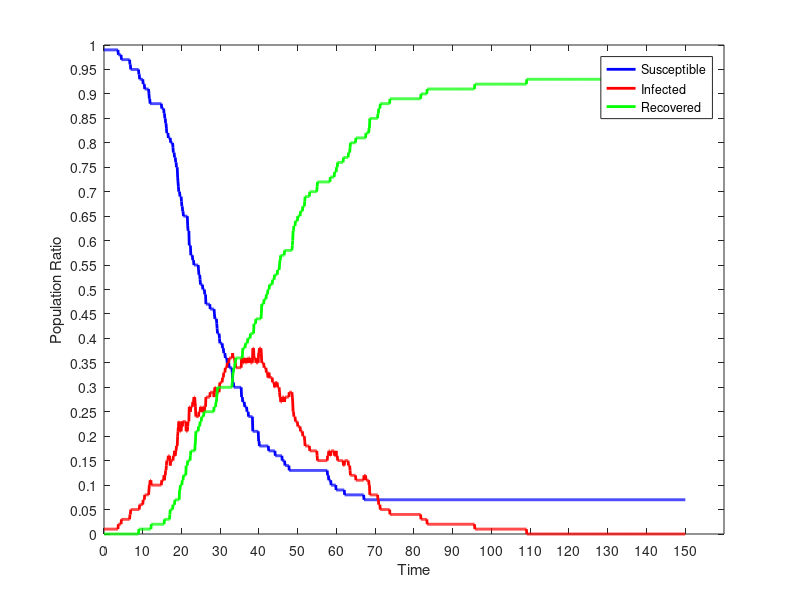

The MATLAB script that drew this image:
dynamics = [
0.00,99.000,1.000,0.000;
0.10,99.000,1.000,0.000;
0.20,99.000,1.000,0.000;
0.30,99.000,1.000,0.000;
0.40,99.000,1.000,0.000;
0.50,99.000,1.000,0.000;
0.60,99.000,1.000,0.000;
0.70,99.000,1.000,0.000;
0.80,99.000,1.000,0.000;
0.90,99.000,1.000,0.000;
1.00,99.000,1.000,0.000;
1.10,99.000,1.000,0.000;
1.20,99.000,1.000,0.000;
1.30,99.000,1.000,0.000;
1.40,99.000,1.000,0.000;
1.50,99.000,1.000,0.000;
1.60,99.000,1.000,0.000;
1.70,99.000,1.000,0.000;
1.80,99.000,1.000,0.000;
1.90,99.000,1.000,0.000;
2.00,99.000,1.000,0.000;
2.10,99.000,1.000,0.000;
2.20,99.000,1.000,0.000;
2.30,99.000,1.000,0.000;
2.40,99.000,1.000,0.000;
2.50,99.000,1.000,0.000;
2.60,99.000,1.000,0.000;
2.70,99.000,1.000,0.000;
2.80,99.000,1.000,0.000;
2.90,99.000,1.000,0.000;
3.00,99.000,1.000,0.000;
3.10,99.000,1.000,0.000;
3.20,99.000,1.000,0.000;
3.30,99.000,1.000,0.000;
3.40,99.000,1.000,0.000;
3.50,99.000,1.000,0.000;
3.60,99.000,1.000,0.000;
3.70,98.000,2.000,0.000;
3.80,98.000,2.000,0.000;
3.90,98.000,2.000,0.000;
4.00,98.000,2.000,0.000;
4.10,98.000,2.000,0.000;
4.20,98.000,2.000,0.000;
4.30,98.000,2.000,0.000;
4.40,98.000,2.000,0.000;
4.50,97.000,3.000,0.000;
4.60,97.000,3.000,0.000;
4.70,97.000,3.000,0.000;
4.80,97.000,3.000,0.000;
4.90,97.000,3.000,0.000;
5.00,97.000,3.000,0.000;
5.10,97.000,3.000,0.000;
5.20,97.000,3.000,0.000;
5.30,97.000,3.000,0.000;
5.40,97.000,3.000,0.000;
5.50,97.000,3.000,0.000;
5.60,97.000,3.000,0.000;
5.70,97.000,3.000,0.000;
5.80,97.000,3.000,0.000;
5.90,97.000,3.000,0.000;
6.00,97.000,3.000,0.000;
6.10,97.000,3.000,0.000;
6.20,97.000,3.000,0.000;
6.30,97.000,3.000,0.000;
6.40,97.000,3.000,0.000;
6.50,97.000,3.000,0.000;
6.60,97.000,3.000,0.000;
6.70,96.000,4.000,0.000;
6.80,96.000,4.000,0.000;
6.90,95.000,5.000,0.000;
7.00,95.000,5.000,0.000;
7.10,95.000,5.000,0.000;
7.20,95.000,5.000,0.000;
7.30,95.000,5.000,0.000;
7.40,95.000,5.000,0.000;
7.50,95.000,5.000,0.000;
7.60,95.000,5.000,0.000;
7.70,95.000,5.000,0.000;
7.80,95.000,5.000,0.000;
7.90,95.000,5.000,0.000;
8.00,95.000,5.000,0.000;
8.10,95.000,5.000,0.000;
8.20,95.000,5.000,0.000;
8.30,95.000,5.000,0.000;
8.40,95.000,5.000,0.000;
8.50,95.000,5.000,0.000;
8.60,95.000,5.000,0.000;
8.70,95.000,5.000,0.000;
8.80,95.000,5.000,0.000;
8.90,95.000,5.000,0.000;
9.00,94.000,5.000,1.000;
9.10,94.000,5.000,1.000;
9.20,93.000,6.000,1.000;
9.30,93.000,6.000,1.000;
9.40,93.000,6.000,1.000;
9.50,93.000,6.000,1.000;
9.60,93.000,6.000,1.000;
9.70,93.000,6.000,1.000;
9.80,93.000,6.000,1.000;
9.90,93.000,6.000,1.000;
10.00,93.000,6.000,1.000;
10.10,92.000,7.000,1.000;
10.20,92.000,7.000,1.000;
10.30,92.000,7.000,1.000;
10.40,92.000,7.000,1.000;
10.50,91.000,8.000,1.000;
10.60,91.000,8.000,1.000;
10.70,91.000,8.000,1.000;
10.80,91.000,8.000,1.000;
10.90,91.000,8.000,1.000;
11.00,91.000,8.000,1.000;
11.10,91.000,8.000,1.000;
11.20,91.000,8.000,1.000;
11.30,91.000,8.000,1.000;
11.40,91.000,8.000,1.000;
11.50,91.000,8.000,1.000;
11.60,90.000,9.000,1.000;
11.70,89.000,10.000,1.000;
11.80,89.000,10.000,1.000;
11.90,88.000,11.000,1.000;
12.00,88.000,11.000,1.000;
12.10,88.000,11.000,1.000;
12.20,88.000,10.000,2.000;
12.30,88.000,10.000,2.000;
12.40,88.000,10.000,2.000;
12.50,88.000,10.000,2.000;
12.60,88.000,10.000,2.000;
12.70,88.000,10.000,2.000;
12.80,88.000,10.000,2.000;
12.90,88.000,10.000,2.000;
13.00,88.000,10.000,2.000;
13.10,88.000,10.000,2.000;
13.20,88.000,10.000,2.000;
13.30,88.000,10.000,2.000;
13.40,88.000,10.000,2.000;
13.50,88.000,10.000,2.000;
13.60,88.000,10.000,2.000;
13.70,88.000,10.000,2.000;
13.80,88.000,10.000,2.000;
13.90,88.000,10.000,2.000;
14.00,88.000,10.000,2.000;
14.10,88.000,10.000,2.000;
14.20,88.000,10.000,2.000;
14.30,88.000,10.000,2.000;
14.40,88.000,10.000,2.000;
14.50,88.000,10.000,2.000;
14.60,88.000,10.000,2.000;
14.70,88.000,10.000,2.000;
14.80,88.000,10.000,2.000;
14.90,87.000,11.000,2.000;
15.00,87.000,11.000,2.000;
15.10,87.000,11.000,2.000;
15.20,87.000,11.000,2.000;
15.30,87.000,11.000,2.000;
15.40,87.000,11.000,2.000;
15.50,86.000,12.000,2.000;
15.60,86.000,11.000,3.000;
15.70,85.000,12.000,3.000;
15.80,85.000,12.000,3.000;
15.90,84.000,13.000,3.000;
16.00,84.000,13.000,3.000;
16.10,83.000,14.000,3.000;
16.20,82.000,15.000,3.000;
16.30,82.000,15.000,3.000;
16.40,82.000,15.000,3.000;
16.50,82.000,15.000,3.000;
16.60,81.000,16.000,3.000;
16.70,81.000,16.000,3.000;
16.80,81.000,16.000,3.000;
16.90,81.000,16.000,3.000;
17.00,81.000,15.000,4.000;
17.10,81.000,14.000,5.000;
17.20,80.000,15.000,5.000;
17.30,80.000,15.000,5.000;
17.40,80.000,15.000,5.000;
17.50,80.000,15.000,5.000;
17.60,80.000,15.000,5.000;
17.70,80.000,15.000,5.000;
17.80,79.000,15.000,6.000;
17.90,78.000,16.000,6.000;
18.00,78.000,16.000,6.000;
18.10,78.000,16.000,6.000;
18.20,77.000,17.000,6.000;
18.30,77.000,16.000,7.000;
18.40,77.000,16.000,7.000;
18.50,76.000,17.000,7.000;
18.60,76.000,17.000,7.000;
18.70,75.000,18.000,7.000;
18.80,75.000,18.000,7.000;
18.90,75.000,18.000,7.000;
19.00,73.000,20.000,7.000;
19.10,72.000,21.000,7.000;
19.20,71.000,22.000,7.000;
19.30,70.000,23.000,7.000;
19.40,70.000,23.000,7.000;
19.50,70.000,21.000,9.000;
19.60,69.000,22.000,9.000;
19.70,69.000,21.000,10.000;
19.80,69.000,21.000,10.000;
19.90,69.000,21.000,10.000;
20.00,68.000,22.000,10.000;
20.10,67.000,23.000,10.000;
20.20,67.000,22.000,11.000;
20.30,66.000,23.000,11.000;
20.40,66.000,23.000,11.000;
20.50,65.000,23.000,12.000;
20.60,65.000,23.000,12.000;
20.70,65.000,23.000,12.000;
20.80,65.000,23.000,12.000;
20.90,65.000,23.000,12.000;
21.00,65.000,23.000,12.000;
21.10,65.000,23.000,12.000;
21.20,65.000,21.000,14.000;
21.30,65.000,21.000,14.000;
21.40,65.000,21.000,14.000;
21.50,65.000,21.000,14.000;
21.60,63.000,22.000,15.000;
21.70,62.000,23.000,15.000;
21.80,62.000,23.000,15.000;
21.90,62.000,23.000,15.000;
22.00,59.000,26.000,15.000;
22.10,59.000,26.000,15.000;
22.20,59.000,26.000,15.000;
22.30,59.000,25.000,16.000;
22.40,57.000,26.000,17.000;
22.50,57.000,26.000,17.000;
22.60,57.000,26.000,17.000;
22.70,57.000,26.000,17.000;
22.80,57.000,26.000,17.000;
22.90,56.000,27.000,17.000;
23.00,56.000,27.000,17.000;
23.10,56.000,27.000,17.000;
23.20,55.000,28.000,17.000;
23.30,55.000,28.000,17.000;
23.40,55.000,28.000,17.000;
23.50,55.000,27.000,18.000;
23.60,55.000,26.000,19.000;
23.70,55.000,24.000,21.000;
23.80,55.000,24.000,21.000;
23.90,55.000,24.000,21.000;
24.00,55.000,24.000,21.000;
24.10,55.000,24.000,21.000;
24.20,55.000,24.000,21.000;
24.30,55.000,24.000,21.000;
24.40,54.000,24.000,22.000;
24.50,53.000,25.000,22.000;
24.60,53.000,25.000,22.000;
24.70,53.000,25.000,22.000;
24.80,52.000,25.000,23.000;
24.90,51.000,26.000,23.000;
25.00,51.000,26.000,23.000;
25.10,51.000,26.000,23.000;
25.20,51.000,25.000,24.000;
25.30,51.000,25.000,24.000;
25.40,51.000,25.000,24.000;
25.50,50.000,26.000,24.000;
25.60,50.000,26.000,24.000;
25.70,50.000,26.000,24.000;
25.80,50.000,25.000,25.000;
25.90,50.000,25.000,25.000;
26.00,49.000,26.000,25.000;
26.10,49.000,26.000,25.000;
26.20,49.000,26.000,25.000;
26.30,47.000,28.000,25.000;
26.40,47.000,28.000,25.000;
26.50,47.000,28.000,25.000;
26.60,47.000,28.000,25.000;
26.70,47.000,28.000,25.000;
26.80,47.000,28.000,25.000;
26.90,47.000,28.000,25.000;
27.00,47.000,28.000,25.000;
27.10,47.000,28.000,25.000;
27.20,47.000,28.000,25.000;
27.30,47.000,28.000,25.000;
27.40,46.000,29.000,25.000;
27.50,46.000,29.000,25.000;
27.60,46.000,29.000,25.000;
27.70,46.000,29.000,25.000;
27.80,46.000,29.000,25.000;
27.90,46.000,29.000,25.000;
28.00,46.000,29.000,25.000;
28.10,46.000,29.000,25.000;
28.20,46.000,29.000,25.000;
28.30,46.000,29.000,25.000;
28.40,46.000,28.000,26.000;
28.50,45.000,29.000,26.000;
28.60,44.000,30.000,26.000;
28.70,44.000,30.000,26.000;
28.80,44.000,30.000,26.000;
28.90,44.000,29.000,27.000;
29.00,44.000,29.000,27.000;
29.10,43.000,29.000,28.000;
29.20,42.000,29.000,29.000;
29.30,41.000,29.000,30.000;
29.40,41.000,29.000,30.000;
29.50,41.000,29.000,30.000;
29.60,41.000,29.000,30.000;
29.70,41.000,29.000,30.000;
29.80,40.000,30.000,30.000;
29.90,39.000,31.000,30.000;
30.00,39.000,31.000,30.000;
30.10,39.000,31.000,30.000;
30.20,39.000,31.000,30.000;
30.30,39.000,31.000,30.000;
30.40,39.000,31.000,30.000;
30.50,39.000,31.000,30.000;
30.60,38.000,32.000,30.000;
30.70,38.000,32.000,30.000;
30.80,38.000,32.000,30.000;
30.90,37.000,33.000,30.000;
31.00,37.000,33.000,30.000;
31.10,37.000,33.000,30.000;
31.20,37.000,33.000,30.000;
31.30,36.000,34.000,30.000;
31.40,36.000,34.000,30.000;
31.50,36.000,34.000,30.000;
31.60,36.000,34.000,30.000;
31.70,36.000,34.000,30.000;
31.80,35.000,35.000,30.000;
31.90,35.000,35.000,30.000;
32.00,35.000,35.000,30.000;
32.10,35.000,35.000,30.000;
32.20,35.000,35.000,30.000;
32.30,34.000,36.000,30.000;
32.40,34.000,36.000,30.000;
32.50,34.000,36.000,30.000;
32.60,34.000,36.000,30.000;
32.70,34.000,36.000,30.000;
32.80,34.000,36.000,30.000;
32.90,34.000,36.000,30.000;
33.00,34.000,36.000,30.000;
33.10,33.000,36.000,31.000;
33.20,31.000,37.000,32.000;
33.30,31.000,36.000,33.000;
33.40,31.000,36.000,33.000;
33.50,30.000,36.000,34.000;
33.60,30.000,36.000,34.000;
33.70,30.000,36.000,34.000;
33.80,30.000,35.000,35.000;
33.90,30.000,35.000,35.000;
34.00,30.000,34.000,36.000;
34.10,30.000,34.000,36.000;
34.20,30.000,34.000,36.000;
34.30,30.000,34.000,36.000;
34.40,30.000,34.000,36.000;
34.50,30.000,34.000,36.000;
34.60,30.000,34.000,36.000;
34.70,30.000,34.000,36.000;
34.80,30.000,34.000,36.000;
34.90,30.000,34.000,36.000;
35.00,30.000,34.000,36.000;
35.10,30.000,34.000,36.000;
35.20,30.000,34.000,36.000;
35.30,30.000,34.000,36.000;
35.40,30.000,34.000,36.000;
35.50,28.000,36.000,36.000;
35.60,28.000,36.000,36.000;
35.70,28.000,36.000,36.000;
35.80,27.000,35.000,38.000;
35.90,27.000,35.000,38.000;
36.00,27.000,35.000,38.000;
36.10,27.000,35.000,38.000;
36.20,27.000,35.000,38.000;
36.30,26.000,36.000,38.000;
36.40,26.000,36.000,38.000;
36.50,26.000,35.000,39.000;
36.60,26.000,35.000,39.000;
36.70,26.000,35.000,39.000;
36.80,26.000,35.000,39.000;
36.90,25.000,36.000,39.000;
37.00,25.000,36.000,39.000;
37.10,25.000,35.000,40.000;
37.20,25.000,35.000,40.000;
37.30,24.000,36.000,40.000;
37.40,24.000,36.000,40.000;
37.50,24.000,36.000,40.000;
37.60,24.000,36.000,40.000;
37.70,24.000,36.000,40.000;
37.80,24.000,35.000,41.000;
37.90,24.000,35.000,41.000;
38.00,24.000,35.000,41.000;
38.10,24.000,35.000,41.000;
38.20,24.000,35.000,41.000;
38.30,24.000,35.000,41.000;
38.40,21.000,38.000,41.000;
38.50,21.000,38.000,41.000;
38.60,21.000,38.000,41.000;
38.70,21.000,36.000,43.000;
38.80,21.000,36.000,43.000;
38.90,21.000,36.000,43.000;
39.00,21.000,36.000,43.000;
39.10,21.000,36.000,43.000;
39.20,21.000,35.000,44.000;
39.30,21.000,35.000,44.000;
39.40,21.000,35.000,44.000;
39.50,21.000,35.000,44.000;
39.60,21.000,35.000,44.000;
39.70,21.000,35.000,44.000;
39.80,21.000,35.000,44.000;
39.90,19.000,37.000,44.000;
40.00,19.000,37.000,44.000;
40.10,18.000,38.000,44.000;
40.20,18.000,38.000,44.000;
40.30,18.000,38.000,44.000;
40.40,18.000,38.000,44.000;
40.50,18.000,38.000,44.000;
40.60,18.000,37.000,45.000;
40.70,18.000,35.000,47.000;
40.80,18.000,35.000,47.000;
40.90,18.000,35.000,47.000;
41.00,18.000,35.000,47.000;
41.10,18.000,35.000,47.000;
41.20,18.000,35.000,47.000;
41.30,18.000,34.000,48.000;
41.40,18.000,34.000,48.000;
41.50,18.000,34.000,48.000;
41.60,18.000,34.000,48.000;
41.70,18.000,34.000,48.000;
41.80,18.000,34.000,48.000;
41.90,18.000,33.000,49.000;
42.00,18.000,33.000,49.000;
42.10,18.000,33.000,49.000;
42.20,18.000,33.000,49.000;
42.30,18.000,32.000,50.000;
42.40,18.000,32.000,50.000;
42.50,17.000,33.000,50.000;
42.60,17.000,33.000,50.000;
42.70,17.000,32.000,51.000;
42.80,17.000,32.000,51.000;
42.90,17.000,32.000,51.000;
43.00,17.000,32.000,51.000;
43.10,17.000,32.000,51.000;
43.20,17.000,32.000,51.000;
43.30,17.000,32.000,51.000;
43.40,17.000,32.000,51.000;
43.50,17.000,31.000,52.000;
43.60,17.000,31.000,52.000;
43.70,17.000,31.000,52.000;
43.80,17.000,31.000,52.000;
43.90,17.000,31.000,52.000;
44.00,17.000,30.000,53.000;
44.10,17.000,30.000,53.000;
44.20,16.000,31.000,53.000;
44.30,16.000,31.000,53.000;
44.40,16.000,31.000,53.000;
44.50,16.000,31.000,53.000;
44.60,16.000,31.000,53.000;
44.70,16.000,31.000,53.000;
44.80,16.000,30.000,54.000;
44.90,16.000,30.000,54.000;
45.00,16.000,30.000,54.000;
45.10,16.000,30.000,54.000;
45.20,16.000,30.000,54.000;
45.30,16.000,29.000,55.000;
45.40,16.000,28.000,56.000;
45.50,16.000,28.000,56.000;
45.60,16.000,27.000,57.000;
45.70,16.000,27.000,57.000;
45.80,16.000,27.000,57.000;
45.90,16.000,27.000,57.000;
46.00,15.000,28.000,57.000;
46.10,15.000,28.000,57.000;
46.20,15.000,28.000,57.000;
46.30,15.000,28.000,57.000;
46.40,15.000,28.000,57.000;
46.50,15.000,28.000,57.000;
46.60,15.000,27.000,58.000;
46.70,14.000,28.000,58.000;
46.80,14.000,28.000,58.000;
46.90,14.000,28.000,58.000;
47.00,14.000,28.000,58.000;
47.10,14.000,28.000,58.000;
47.20,14.000,28.000,58.000;
47.30,14.000,28.000,58.000;
47.40,14.000,28.000,58.000;
47.50,14.000,28.000,58.000;
47.60,14.000,28.000,58.000;
47.70,14.000,28.000,58.000;
47.80,13.000,29.000,58.000;
47.90,13.000,29.000,58.000;
48.00,13.000,29.000,58.000;
48.10,13.000,29.000,58.000;
48.20,13.000,29.000,58.000;
48.30,13.000,29.000,58.000;
48.40,13.000,29.000,58.000;
48.50,13.000,29.000,58.000;
48.60,13.000,28.000,59.000;
48.70,13.000,27.000,60.000;
48.80,13.000,25.000,62.000;
48.90,13.000,25.000,62.000;
49.00,13.000,24.000,63.000;
49.10,13.000,24.000,63.000;
49.20,13.000,24.000,63.000;
49.30,13.000,24.000,63.000;
49.40,13.000,23.000,64.000;
49.50,13.000,23.000,64.000;
49.60,13.000,23.000,64.000;
49.70,13.000,23.000,64.000;
49.80,13.000,23.000,64.000;
49.90,13.000,23.000,64.000;
50.00,13.000,22.000,65.000;
50.10,13.000,22.000,65.000;
50.20,13.000,22.000,65.000;
50.30,13.000,22.000,65.000;
50.40,13.000,22.000,65.000;
50.50,13.000,22.000,65.000;
50.60,13.000,22.000,65.000;
50.70,13.000,21.000,66.000;
50.80,13.000,21.000,66.000;
50.90,13.000,21.000,66.000;
51.00,13.000,21.000,66.000;
51.10,13.000,21.000,66.000;
51.20,13.000,21.000,66.000;
51.30,13.000,20.000,67.000;
51.40,13.000,20.000,67.000;
51.50,13.000,20.000,67.000;
51.60,13.000,20.000,67.000;
51.70,13.000,20.000,67.000;
51.80,13.000,19.000,68.000;
51.90,13.000,18.000,69.000;
52.00,13.000,18.000,69.000;
52.10,13.000,18.000,69.000;
52.20,13.000,18.000,69.000;
52.30,13.000,18.000,69.000;
52.40,13.000,18.000,69.000;
52.50,13.000,18.000,69.000;
52.60,13.000,18.000,69.000;
52.70,13.000,18.000,69.000;
52.80,13.000,18.000,69.000;
52.90,13.000,18.000,69.000;
53.00,13.000,18.000,69.000;
53.10,13.000,17.000,70.000;
53.20,13.000,17.000,70.000;
53.30,13.000,17.000,70.000;
53.40,13.000,17.000,70.000;
53.50,13.000,17.000,70.000;
53.60,13.000,17.000,70.000;
53.70,13.000,17.000,70.000;
53.80,13.000,17.000,70.000;
53.90,13.000,17.000,70.000;
54.00,13.000,17.000,70.000;
54.10,13.000,17.000,70.000;
54.20,13.000,17.000,70.000;
54.30,13.000,17.000,70.000;
54.40,13.000,17.000,70.000;
54.50,13.000,17.000,70.000;
54.60,13.000,17.000,70.000;
54.70,13.000,17.000,70.000;
54.80,13.000,17.000,70.000;
54.90,13.000,17.000,70.000;
55.00,13.000,16.000,71.000;
55.10,13.000,15.000,72.000;
55.20,13.000,15.000,72.000;
55.30,13.000,15.000,72.000;
55.40,13.000,15.000,72.000;
55.50,13.000,15.000,72.000;
55.60,13.000,15.000,72.000;
55.70,13.000,15.000,72.000;
55.80,13.000,15.000,72.000;
55.90,13.000,15.000,72.000;
56.00,13.000,15.000,72.000;
56.10,13.000,15.000,72.000;
56.20,13.000,15.000,72.000;
56.30,13.000,15.000,72.000;
56.40,13.000,15.000,72.000;
56.50,13.000,15.000,72.000;
56.60,13.000,15.000,72.000;
56.70,13.000,15.000,72.000;
56.80,13.000,15.000,72.000;
56.90,13.000,15.000,72.000;
57.00,13.000,15.000,72.000;
57.10,13.000,15.000,72.000;
57.20,13.000,15.000,72.000;
57.30,13.000,15.000,72.000;
57.40,13.000,15.000,72.000;
57.50,13.000,15.000,72.000;
57.60,13.000,15.000,72.000;
57.70,12.000,16.000,72.000;
57.80,12.000,16.000,72.000;
57.90,12.000,16.000,72.000;
58.00,11.000,17.000,72.000;
58.10,11.000,17.000,72.000;
58.20,11.000,17.000,72.000;
58.30,11.000,17.000,72.000;
58.40,11.000,16.000,73.000;
58.50,11.000,16.000,73.000;
58.60,10.000,17.000,73.000;
58.70,10.000,17.000,73.000;
58.80,10.000,17.000,73.000;
58.90,10.000,17.000,73.000;
59.00,10.000,17.000,73.000;
59.10,10.000,17.000,73.000;
59.20,10.000,17.000,73.000;
59.30,10.000,17.000,73.000;
59.40,10.000,17.000,73.000;
59.50,10.000,16.000,74.000;
59.60,10.000,16.000,74.000;
59.70,10.000,16.000,74.000;
59.80,10.000,16.000,74.000;
59.90,9.000,17.000,74.000;
60.00,9.000,16.000,75.000;
60.10,9.000,16.000,75.000;
60.20,9.000,16.000,75.000;
60.30,9.000,15.000,76.000;
60.40,9.000,15.000,76.000;
60.50,9.000,15.000,76.000;
60.60,9.000,15.000,76.000;
60.70,9.000,15.000,76.000;
60.80,9.000,15.000,76.000;
60.90,9.000,15.000,76.000;
61.00,9.000,15.000,76.000;
61.10,9.000,15.000,76.000;
61.20,9.000,15.000,76.000;
61.30,9.000,15.000,76.000;
61.40,9.000,15.000,76.000;
61.50,9.000,15.000,76.000;
61.60,9.000,15.000,76.000;
61.70,9.000,15.000,76.000;
61.80,9.000,14.000,77.000;
61.90,9.000,14.000,77.000;
62.00,9.000,14.000,77.000;
62.10,8.000,15.000,77.000;
62.20,8.000,15.000,77.000;
62.30,8.000,15.000,77.000;
62.40,8.000,15.000,77.000;
62.50,8.000,15.000,77.000;
62.60,8.000,15.000,77.000;
62.70,8.000,15.000,77.000;
62.80,8.000,15.000,77.000;
62.90,8.000,15.000,77.000;
63.00,8.000,15.000,77.000;
63.10,8.000,14.000,78.000;
63.20,8.000,14.000,78.000;
63.30,8.000,14.000,78.000;
63.40,8.000,14.000,78.000;
63.50,8.000,13.000,79.000;
63.60,8.000,12.000,80.000;
63.70,8.000,12.000,80.000;
63.80,8.000,12.000,80.000;
63.90,8.000,12.000,80.000;
64.00,8.000,12.000,80.000;
64.10,8.000,12.000,80.000;
64.20,8.000,12.000,80.000;
64.30,8.000,12.000,80.000;
64.40,8.000,12.000,80.000;
64.50,8.000,12.000,80.000;
64.60,8.000,12.000,80.000;
64.70,8.000,12.000,80.000;
64.80,8.000,12.000,80.000;
64.90,8.000,12.000,80.000;
65.00,8.000,11.000,81.000;
65.10,8.000,11.000,81.000;
65.20,8.000,11.000,81.000;
65.30,8.000,11.000,81.000;
65.40,8.000,11.000,81.000;
65.50,8.000,11.000,81.000;
65.60,8.000,11.000,81.000;
65.70,8.000,11.000,81.000;
65.80,8.000,11.000,81.000;
65.90,8.000,11.000,81.000;
66.00,8.000,11.000,81.000;
66.10,8.000,11.000,81.000;
66.20,8.000,11.000,81.000;
66.30,8.000,11.000,81.000;
66.40,8.000,11.000,81.000;
66.50,8.000,11.000,81.000;
66.60,8.000,11.000,81.000;
66.70,8.000,11.000,81.000;
66.80,8.000,11.000,81.000;
66.90,8.000,11.000,81.000;
67.00,8.000,11.000,81.000;
67.10,7.000,12.000,81.000;
67.20,7.000,12.000,81.000;
67.30,7.000,12.000,81.000;
67.40,7.000,12.000,81.000;
67.50,7.000,12.000,81.000;
67.60,7.000,11.000,82.000;
67.70,7.000,11.000,82.000;
67.80,7.000,11.000,82.000;
67.90,7.000,11.000,82.000;
68.00,7.000,11.000,82.000;
68.10,7.000,11.000,82.000;
68.20,7.000,11.000,82.000;
68.30,7.000,11.000,82.000;
68.40,7.000,10.000,83.000;
68.50,7.000,10.000,83.000;
68.60,7.000,8.000,85.000;
68.70,7.000,8.000,85.000;
68.80,7.000,8.000,85.000;
68.90,7.000,8.000,85.000;
69.00,7.000,8.000,85.000;
69.10,7.000,8.000,85.000;
69.20,7.000,8.000,85.000;
69.30,7.000,8.000,85.000;
69.40,7.000,8.000,85.000;
69.50,7.000,8.000,85.000;
69.60,7.000,8.000,85.000;
69.70,7.000,8.000,85.000;
69.80,7.000,8.000,85.000;
69.90,7.000,8.000,85.000;
70.00,7.000,8.000,85.000;
70.10,7.000,8.000,85.000;
70.20,7.000,8.000,85.000;
70.30,7.000,8.000,85.000;
70.40,7.000,8.000,85.000;
70.50,7.000,8.000,85.000;
70.60,7.000,8.000,85.000;
70.70,7.000,7.000,86.000;
70.80,7.000,7.000,86.000;
70.90,7.000,6.000,87.000;
71.00,7.000,6.000,87.000;
71.10,7.000,6.000,87.000;
71.20,7.000,6.000,87.000;
71.30,7.000,5.000,88.000;
71.40,7.000,5.000,88.000;
71.50,7.000,5.000,88.000;
71.60,7.000,5.000,88.000;
71.70,7.000,5.000,88.000;
71.80,7.000,5.000,88.000;
71.90,7.000,5.000,88.000;
72.00,7.000,5.000,88.000;
72.10,7.000,5.000,88.000;
72.20,7.000,5.000,88.000;
72.30,7.000,5.000,88.000;
72.40,7.000,5.000,88.000;
72.50,7.000,5.000,88.000;
72.60,7.000,5.000,88.000;
72.70,7.000,5.000,88.000;
72.80,7.000,5.000,88.000;
72.90,7.000,5.000,88.000;
73.00,7.000,5.000,88.000;
73.10,7.000,5.000,88.000;
73.20,7.000,5.000,88.000;
73.30,7.000,5.000,88.000;
73.40,7.000,5.000,88.000;
73.50,7.000,5.000,88.000;
73.60,7.000,5.000,88.000;
73.70,7.000,5.000,88.000;
73.80,7.000,4.000,89.000;
73.90,7.000,4.000,89.000;
74.00,7.000,4.000,89.000;
74.10,7.000,4.000,89.000;
74.20,7.000,4.000,89.000;
74.30,7.000,4.000,89.000;
74.40,7.000,4.000,89.000;
74.50,7.000,4.000,89.000;
74.60,7.000,4.000,89.000;
74.70,7.000,4.000,89.000;
74.80,7.000,4.000,89.000;
74.90,7.000,4.000,89.000;
75.00,7.000,4.000,89.000;
75.10,7.000,4.000,89.000;
75.20,7.000,4.000,89.000;
75.30,7.000,4.000,89.000;
75.40,7.000,4.000,89.000;
75.50,7.000,4.000,89.000;
75.60,7.000,4.000,89.000;
75.70,7.000,4.000,89.000;
75.80,7.000,4.000,89.000;
75.90,7.000,4.000,89.000;
76.00,7.000,4.000,89.000;
76.10,7.000,4.000,89.000;
76.20,7.000,4.000,89.000;
76.30,7.000,4.000,89.000;
76.40,7.000,4.000,89.000;
76.50,7.000,4.000,89.000;
76.60,7.000,4.000,89.000;
76.70,7.000,4.000,89.000;
76.80,7.000,4.000,89.000;
76.90,7.000,4.000,89.000;
77.00,7.000,4.000,89.000;
77.10,7.000,4.000,89.000;
77.20,7.000,4.000,89.000;
77.30,7.000,4.000,89.000;
77.40,7.000,4.000,89.000;
77.50,7.000,4.000,89.000;
77.60,7.000,4.000,89.000;
77.70,7.000,4.000,89.000;
77.80,7.000,4.000,89.000;
77.90,7.000,4.000,89.000;
78.00,7.000,4.000,89.000;
78.10,7.000,4.000,89.000;
78.20,7.000,4.000,89.000;
78.30,7.000,4.000,89.000;
78.40,7.000,4.000,89.000;
78.50,7.000,4.000,89.000;
78.60,7.000,4.000,89.000;
78.70,7.000,4.000,89.000;
78.80,7.000,4.000,89.000;
78.90,7.000,4.000,89.000;
79.00,7.000,4.000,89.000;
79.10,7.000,4.000,89.000;
79.20,7.000,4.000,89.000;
79.30,7.000,4.000,89.000;
79.40,7.000,4.000,89.000;
79.50,7.000,4.000,89.000;
79.60,7.000,4.000,89.000;
79.70,7.000,4.000,89.000;
79.80,7.000,4.000,89.000;
79.90,7.000,4.000,89.000;
80.00,7.000,4.000,89.000;
80.10,7.000,4.000,89.000;
80.20,7.000,4.000,89.000;
80.30,7.000,4.000,89.000;
80.40,7.000,4.000,89.000;
80.50,7.000,4.000,89.000;
80.60,7.000,4.000,89.000;
80.70,7.000,4.000,89.000;
80.80,7.000,4.000,89.000;
80.90,7.000,4.000,89.000;
81.00,7.000,4.000,89.000;
81.10,7.000,4.000,89.000;
81.20,7.000,4.000,89.000;
81.30,7.000,4.000,89.000;
81.40,7.000,4.000,89.000;
81.50,7.000,4.000,89.000;
81.60,7.000,4.000,89.000;
81.70,7.000,4.000,89.000;
81.80,7.000,3.000,90.000;
81.90,7.000,3.000,90.000;
82.00,7.000,3.000,90.000;
82.10,7.000,3.000,90.000;
82.20,7.000,3.000,90.000;
82.30,7.000,3.000,90.000;
82.40,7.000,3.000,90.000;
82.50,7.000,3.000,90.000;
82.60,7.000,3.000,90.000;
82.70,7.000,3.000,90.000;
82.80,7.000,3.000,90.000;
82.90,7.000,3.000,90.000;
83.00,7.000,3.000,90.000;
83.10,7.000,3.000,90.000;
83.20,7.000,3.000,90.000;
83.30,7.000,3.000,90.000;
83.40,7.000,2.000,91.000;
83.50,7.000,2.000,91.000;
83.60,7.000,2.000,91.000;
83.70,7.000,2.000,91.000;
83.80,7.000,2.000,91.000;
83.90,7.000,2.000,91.000;
84.00,7.000,2.000,91.000;
84.10,7.000,2.000,91.000;
84.20,7.000,2.000,91.000;
84.30,7.000,2.000,91.000;
84.40,7.000,2.000,91.000;
84.50,7.000,2.000,91.000;
84.60,7.000,2.000,91.000;
84.70,7.000,2.000,91.000;
84.80,7.000,2.000,91.000;
84.90,7.000,2.000,91.000;
85.00,7.000,2.000,91.000;
85.10,7.000,2.000,91.000;
85.20,7.000,2.000,91.000;
85.30,7.000,2.000,91.000;
85.40,7.000,2.000,91.000;
85.50,7.000,2.000,91.000;
85.60,7.000,2.000,91.000;
85.70,7.000,2.000,91.000;
85.80,7.000,2.000,91.000;
85.90,7.000,2.000,91.000;
86.00,7.000,2.000,91.000;
86.10,7.000,2.000,91.000;
86.20,7.000,2.000,91.000;
86.30,7.000,2.000,91.000;
86.40,7.000,2.000,91.000;
86.50,7.000,2.000,91.000;
86.60,7.000,2.000,91.000;
86.70,7.000,2.000,91.000;
86.80,7.000,2.000,91.000;
86.90,7.000,2.000,91.000;
87.00,7.000,2.000,91.000;
87.10,7.000,2.000,91.000;
87.20,7.000,2.000,91.000;
87.30,7.000,2.000,91.000;
87.40,7.000,2.000,91.000;
87.50,7.000,2.000,91.000;
87.60,7.000,2.000,91.000;
87.70,7.000,2.000,91.000;
87.80,7.000,2.000,91.000;
87.90,7.000,2.000,91.000;
88.00,7.000,2.000,91.000;
88.10,7.000,2.000,91.000;
88.20,7.000,2.000,91.000;
88.30,7.000,2.000,91.000;
88.40,7.000,2.000,91.000;
88.50,7.000,2.000,91.000;
88.60,7.000,2.000,91.000;
88.70,7.000,2.000,91.000;
88.80,7.000,2.000,91.000;
88.90,7.000,2.000,91.000;
89.00,7.000,2.000,91.000;
89.10,7.000,2.000,91.000;
89.20,7.000,2.000,91.000;
89.30,7.000,2.000,91.000;
89.40,7.000,2.000,91.000;
89.50,7.000,2.000,91.000;
89.60,7.000,2.000,91.000;
89.70,7.000,2.000,91.000;
89.80,7.000,2.000,91.000;
89.90,7.000,2.000,91.000;
90.00,7.000,2.000,91.000;
90.10,7.000,2.000,91.000;
90.20,7.000,2.000,91.000;
90.30,7.000,2.000,91.000;
90.40,7.000,2.000,91.000;
90.50,7.000,2.000,91.000;
90.60,7.000,2.000,91.000;
90.70,7.000,2.000,91.000;
90.80,7.000,2.000,91.000;
90.90,7.000,2.000,91.000;
91.00,7.000,2.000,91.000;
91.10,7.000,2.000,91.000;
91.20,7.000,2.000,91.000;
91.30,7.000,2.000,91.000;
91.40,7.000,2.000,91.000;
91.50,7.000,2.000,91.000;
91.60,7.000,2.000,91.000;
91.70,7.000,2.000,91.000;
91.80,7.000,2.000,91.000;
91.90,7.000,2.000,91.000;
92.00,7.000,2.000,91.000;
92.10,7.000,2.000,91.000;
92.20,7.000,2.000,91.000;
92.30,7.000,2.000,91.000;
92.40,7.000,2.000,91.000;
92.50,7.000,2.000,91.000;
92.60,7.000,2.000,91.000;
92.70,7.000,2.000,91.000;
92.80,7.000,2.000,91.000;
92.90,7.000,2.000,91.000;
93.00,7.000,2.000,91.000;
93.10,7.000,2.000,91.000;
93.20,7.000,2.000,91.000;
93.30,7.000,2.000,91.000;
93.40,7.000,2.000,91.000;
93.50,7.000,2.000,91.000;
93.60,7.000,2.000,91.000;
93.70,7.000,2.000,91.000;
93.80,7.000,2.000,91.000;
93.90,7.000,2.000,91.000;
94.00,7.000,2.000,91.000;
94.10,7.000,2.000,91.000;
94.20,7.000,2.000,91.000;
94.30,7.000,2.000,91.000;
94.40,7.000,2.000,91.000;
94.50,7.000,2.000,91.000;
94.60,7.000,2.000,91.000;
94.70,7.000,2.000,91.000;
94.80,7.000,2.000,91.000;
94.90,7.000,2.000,91.000;
95.00,7.000,2.000,91.000;
95.10,7.000,2.000,91.000;
95.20,7.000,2.000,91.000;
95.30,7.000,2.000,91.000;
95.40,7.000,2.000,91.000;
95.50,7.000,2.000,91.000;
95.60,7.000,2.000,91.000;
95.70,7.000,1.000,92.000;
95.80,7.000,1.000,92.000;
95.90,7.000,1.000,92.000;
96.00,7.000,1.000,92.000;
96.10,7.000,1.000,92.000;
96.20,7.000,1.000,92.000;
96.30,7.000,1.000,92.000;
96.40,7.000,1.000,92.000;
96.50,7.000,1.000,92.000;
96.60,7.000,1.000,92.000;
96.70,7.000,1.000,92.000;
96.80,7.000,1.000,92.000;
96.90,7.000,1.000,92.000;
97.00,7.000,1.000,92.000;
97.10,7.000,1.000,92.000;
97.20,7.000,1.000,92.000;
97.30,7.000,1.000,92.000;
97.40,7.000,1.000,92.000;
97.50,7.000,1.000,92.000;
97.60,7.000,1.000,92.000;
97.70,7.000,1.000,92.000;
97.80,7.000,1.000,92.000;
97.90,7.000,1.000,92.000;
98.00,7.000,1.000,92.000;
98.10,7.000,1.000,92.000;
98.20,7.000,1.000,92.000;
98.30,7.000,1.000,92.000;
98.40,7.000,1.000,92.000;
98.50,7.000,1.000,92.000;
98.60,7.000,1.000,92.000;
98.70,7.000,1.000,92.000;
98.80,7.000,1.000,92.000;
98.90,7.000,1.000,92.000;
99.00,7.000,1.000,92.000;
99.10,7.000,1.000,92.000;
99.20,7.000,1.000,92.000;
99.30,7.000,1.000,92.000;
99.40,7.000,1.000,92.000;
99.50,7.000,1.000,92.000;
99.60,7.000,1.000,92.000;
99.70,7.000,1.000,92.000;
99.80,7.000,1.000,92.000;
99.90,7.000,1.000,92.000;
100.00,7.000,1.000,92.000;
100.10,7.000,1.000,92.000;
100.20,7.000,1.000,92.000;
100.30,7.000,1.000,92.000;
100.40,7.000,1.000,92.000;
100.50,7.000,1.000,92.000;
100.60,7.000,1.000,92.000;
100.70,7.000,1.000,92.000;
100.80,7.000,1.000,92.000;
100.90,7.000,1.000,92.000;
101.00,7.000,1.000,92.000;
101.10,7.000,1.000,92.000;
101.20,7.000,1.000,92.000;
101.30,7.000,1.000,92.000;
101.40,7.000,1.000,92.000;
101.50,7.000,1.000,92.000;
101.60,7.000,1.000,92.000;
101.70,7.000,1.000,92.000;
101.80,7.000,1.000,92.000;
101.90,7.000,1.000,92.000;
102.00,7.000,1.000,92.000;
102.10,7.000,1.000,92.000;
102.20,7.000,1.000,92.000;
102.30,7.000,1.000,92.000;
102.40,7.000,1.000,92.000;
102.50,7.000,1.000,92.000;
102.60,7.000,1.000,92.000;
102.70,7.000,1.000,92.000;
102.80,7.000,1.000,92.000;
102.90,7.000,1.000,92.000;
103.00,7.000,1.000,92.000;
103.10,7.000,1.000,92.000;
103.20,7.000,1.000,92.000;
103.30,7.000,1.000,92.000;
103.40,7.000,1.000,92.000;
103.50,7.000,1.000,92.000;
103.60,7.000,1.000,92.000;
103.70,7.000,1.000,92.000;
103.80,7.000,1.000,92.000;
103.90,7.000,1.000,92.000;
104.00,7.000,1.000,92.000;
104.10,7.000,1.000,92.000;
104.20,7.000,1.000,92.000;
104.30,7.000,1.000,92.000;
104.40,7.000,1.000,92.000;
104.50,7.000,1.000,92.000;
104.60,7.000,1.000,92.000;
104.70,7.000,1.000,92.000;
104.80,7.000,1.000,92.000;
104.90,7.000,1.000,92.000;
105.00,7.000,1.000,92.000;
105.10,7.000,1.000,92.000;
105.20,7.000,1.000,92.000;
105.30,7.000,1.000,92.000;
105.40,7.000,1.000,92.000;
105.50,7.000,1.000,92.000;
105.60,7.000,1.000,92.000;
105.70,7.000,1.000,92.000;
105.80,7.000,1.000,92.000;
105.90,7.000,1.000,92.000;
106.00,7.000,1.000,92.000;
106.10,7.000,1.000,92.000;
106.20,7.000,1.000,92.000;
106.30,7.000,1.000,92.000;
106.40,7.000,1.000,92.000;
106.50,7.000,1.000,92.000;
106.60,7.000,1.000,92.000;
106.70,7.000,1.000,92.000;
106.80,7.000,1.000,92.000;
106.90,7.000,1.000,92.000;
107.00,7.000,1.000,92.000;
107.10,7.000,1.000,92.000;
107.20,7.000,1.000,92.000;
107.30,7.000,1.000,92.000;
107.40,7.000,1.000,92.000;
107.50,7.000,1.000,92.000;
107.60,7.000,1.000,92.000;
107.70,7.000,1.000,92.000;
107.80,7.000,1.000,92.000;
107.90,7.000,1.000,92.000;
108.00,7.000,1.000,92.000;
108.10,7.000,1.000,92.000;
108.20,7.000,1.000,92.000;
108.30,7.000,1.000,92.000;
108.40,7.000,1.000,92.000;
108.50,7.000,1.000,92.000;
108.60,7.000,1.000,92.000;
108.70,7.000,1.000,92.000;
108.80,7.000,1.000,92.000;
108.90,7.000,1.000,92.000;
109.00,7.000,1.000,92.000;
109.10,7.000,0.000,93.000;
109.20,7.000,0.000,93.000;
109.30,7.000,0.000,93.000;
109.40,7.000,0.000,93.000;
109.50,7.000,0.000,93.000;
109.60,7.000,0.000,93.000;
109.70,7.000,0.000,93.000;
109.80,7.000,0.000,93.000;
109.90,7.000,0.000,93.000;
110.00,7.000,0.000,93.000;
110.10,7.000,0.000,93.000;
110.20,7.000,0.000,93.000;
110.30,7.000,0.000,93.000;
110.40,7.000,0.000,93.000;
110.50,7.000,0.000,93.000;
110.60,7.000,0.000,93.000;
110.70,7.000,0.000,93.000;
110.80,7.000,0.000,93.000;
110.90,7.000,0.000,93.000;
111.00,7.000,0.000,93.000;
111.10,7.000,0.000,93.000;
111.20,7.000,0.000,93.000;
111.30,7.000,0.000,93.000;
111.40,7.000,0.000,93.000;
111.50,7.000,0.000,93.000;
111.60,7.000,0.000,93.000;
111.70,7.000,0.000,93.000;
111.80,7.000,0.000,93.000;
111.90,7.000,0.000,93.000;
112.00,7.000,0.000,93.000;
112.10,7.000,0.000,93.000;
112.20,7.000,0.000,93.000;
112.30,7.000,0.000,93.000;
112.40,7.000,0.000,93.000;
112.50,7.000,0.000,93.000;
112.60,7.000,0.000,93.000;
112.70,7.000,0.000,93.000;
112.80,7.000,0.000,93.000;
112.90,7.000,0.000,93.000;
113.00,7.000,0.000,93.000;
113.10,7.000,0.000,93.000;
113.20,7.000,0.000,93.000;
113.30,7.000,0.000,93.000;
113.40,7.000,0.000,93.000;
113.50,7.000,0.000,93.000;
113.60,7.000,0.000,93.000;
113.70,7.000,0.000,93.000;
113.80,7.000,0.000,93.000;
113.90,7.000,0.000,93.000;
114.00,7.000,0.000,93.000;
114.10,7.000,0.000,93.000;
114.20,7.000,0.000,93.000;
114.30,7.000,0.000,93.000;
114.40,7.000,0.000,93.000;
114.50,7.000,0.000,93.000;
114.60,7.000,0.000,93.000;
114.70,7.000,0.000,93.000;
114.80,7.000,0.000,93.000;
114.90,7.000,0.000,93.000;
115.00,7.000,0.000,93.000;
115.10,7.000,0.000,93.000;
115.20,7.000,0.000,93.000;
115.30,7.000,0.000,93.000;
115.40,7.000,0.000,93.000;
115.50,7.000,0.000,93.000;
115.60,7.000,0.000,93.000;
115.70,7.000,0.000,93.000;
115.80,7.000,0.000,93.000;
115.90,7.000,0.000,93.000;
116.00,7.000,0.000,93.000;
116.10,7.000,0.000,93.000;
116.20,7.000,0.000,93.000;
116.30,7.000,0.000,93.000;
116.40,7.000,0.000,93.000;
116.50,7.000,0.000,93.000;
116.60,7.000,0.000,93.000;
116.70,7.000,0.000,93.000;
116.80,7.000,0.000,93.000;
116.90,7.000,0.000,93.000;
117.00,7.000,0.000,93.000;
117.10,7.000,0.000,93.000;
117.20,7.000,0.000,93.000;
117.30,7.000,0.000,93.000;
117.40,7.000,0.000,93.000;
117.50,7.000,0.000,93.000;
117.60,7.000,0.000,93.000;
117.70,7.000,0.000,93.000;
117.80,7.000,0.000,93.000;
117.90,7.000,0.000,93.000;
118.00,7.000,0.000,93.000;
118.10,7.000,0.000,93.000;
118.20,7.000,0.000,93.000;
118.30,7.000,0.000,93.000;
118.40,7.000,0.000,93.000;
118.50,7.000,0.000,93.000;
118.60,7.000,0.000,93.000;
118.70,7.000,0.000,93.000;
118.80,7.000,0.000,93.000;
118.90,7.000,0.000,93.000;
119.00,7.000,0.000,93.000;
119.10,7.000,0.000,93.000;
119.20,7.000,0.000,93.000;
119.30,7.000,0.000,93.000;
119.40,7.000,0.000,93.000;
119.50,7.000,0.000,93.000;
119.60,7.000,0.000,93.000;
119.70,7.000,0.000,93.000;
119.80,7.000,0.000,93.000;
119.90,7.000,0.000,93.000;
120.00,7.000,0.000,93.000;
120.10,7.000,0.000,93.000;
120.20,7.000,0.000,93.000;
120.30,7.000,0.000,93.000;
120.40,7.000,0.000,93.000;
120.50,7.000,0.000,93.000;
120.60,7.000,0.000,93.000;
120.70,7.000,0.000,93.000;
120.80,7.000,0.000,93.000;
120.90,7.000,0.000,93.000;
121.00,7.000,0.000,93.000;
121.10,7.000,0.000,93.000;
121.20,7.000,0.000,93.000;
121.30,7.000,0.000,93.000;
121.40,7.000,0.000,93.000;
121.50,7.000,0.000,93.000;
121.60,7.000,0.000,93.000;
121.70,7.000,0.000,93.000;
121.80,7.000,0.000,93.000;
121.90,7.000,0.000,93.000;
122.00,7.000,0.000,93.000;
122.10,7.000,0.000,93.000;
122.20,7.000,0.000,93.000;
122.30,7.000,0.000,93.000;
122.40,7.000,0.000,93.000;
122.50,7.000,0.000,93.000;
122.60,7.000,0.000,93.000;
122.70,7.000,0.000,93.000;
122.80,7.000,0.000,93.000;
122.90,7.000,0.000,93.000;
123.00,7.000,0.000,93.000;
123.10,7.000,0.000,93.000;
123.20,7.000,0.000,93.000;
123.30,7.000,0.000,93.000;
123.40,7.000,0.000,93.000;
123.50,7.000,0.000,93.000;
123.60,7.000,0.000,93.000;
123.70,7.000,0.000,93.000;
123.80,7.000,0.000,93.000;
123.90,7.000,0.000,93.000;
124.00,7.000,0.000,93.000;
124.10,7.000,0.000,93.000;
124.20,7.000,0.000,93.000;
124.30,7.000,0.000,93.000;
124.40,7.000,0.000,93.000;
124.50,7.000,0.000,93.000;
124.60,7.000,0.000,93.000;
124.70,7.000,0.000,93.000;
124.80,7.000,0.000,93.000;
124.90,7.000,0.000,93.000;
125.00,7.000,0.000,93.000;
125.10,7.000,0.000,93.000;
125.20,7.000,0.000,93.000;
125.30,7.000,0.000,93.000;
125.40,7.000,0.000,93.000;
125.50,7.000,0.000,93.000;
125.60,7.000,0.000,93.000;
125.70,7.000,0.000,93.000;
125.80,7.000,0.000,93.000;
125.90,7.000,0.000,93.000;
126.00,7.000,0.000,93.000;
126.10,7.000,0.000,93.000;
126.20,7.000,0.000,93.000;
126.30,7.000,0.000,93.000;
126.40,7.000,0.000,93.000;
126.50,7.000,0.000,93.000;
126.60,7.000,0.000,93.000;
126.70,7.000,0.000,93.000;
126.80,7.000,0.000,93.000;
126.90,7.000,0.000,93.000;
127.00,7.000,0.000,93.000;
127.10,7.000,0.000,93.000;
127.20,7.000,0.000,93.000;
127.30,7.000,0.000,93.000;
127.40,7.000,0.000,93.000;
127.50,7.000,0.000,93.000;
127.60,7.000,0.000,93.000;
127.70,7.000,0.000,93.000;
127.80,7.000,0.000,93.000;
127.90,7.000,0.000,93.000;
128.00,7.000,0.000,93.000;
128.10,7.000,0.000,93.000;
128.20,7.000,0.000,93.000;
128.30,7.000,0.000,93.000;
128.40,7.000,0.000,93.000;
128.50,7.000,0.000,93.000;
128.60,7.000,0.000,93.000;
128.70,7.000,0.000,93.000;
128.80,7.000,0.000,93.000;
128.90,7.000,0.000,93.000;
129.00,7.000,0.000,93.000;
129.10,7.000,0.000,93.000;
129.20,7.000,0.000,93.000;
129.30,7.000,0.000,93.000;
129.40,7.000,0.000,93.000;
129.50,7.000,0.000,93.000;
129.60,7.000,0.000,93.000;
129.70,7.000,0.000,93.000;
129.80,7.000,0.000,93.000;
129.90,7.000,0.000,93.000;
130.00,7.000,0.000,93.000;
130.10,7.000,0.000,93.000;
130.20,7.000,0.000,93.000;
130.30,7.000,0.000,93.000;
130.40,7.000,0.000,93.000;
130.50,7.000,0.000,93.000;
130.60,7.000,0.000,93.000;
130.70,7.000,0.000,93.000;
130.80,7.000,0.000,93.000;
130.90,7.000,0.000,93.000;
131.00,7.000,0.000,93.000;
131.10,7.000,0.000,93.000;
131.20,7.000,0.000,93.000;
131.30,7.000,0.000,93.000;
131.40,7.000,0.000,93.000;
131.50,7.000,0.000,93.000;
131.60,7.000,0.000,93.000;
131.70,7.000,0.000,93.000;
131.80,7.000,0.000,93.000;
131.90,7.000,0.000,93.000;
132.00,7.000,0.000,93.000;
132.10,7.000,0.000,93.000;
132.20,7.000,0.000,93.000;
132.30,7.000,0.000,93.000;
132.40,7.000,0.000,93.000;
132.50,7.000,0.000,93.000;
132.60,7.000,0.000,93.000;
132.70,7.000,0.000,93.000;
132.80,7.000,0.000,93.000;
132.90,7.000,0.000,93.000;
133.00,7.000,0.000,93.000;
133.10,7.000,0.000,93.000;
133.20,7.000,0.000,93.000;
133.30,7.000,0.000,93.000;
133.40,7.000,0.000,93.000;
133.50,7.000,0.000,93.000;
133.60,7.000,0.000,93.000;
133.70,7.000,0.000,93.000;
133.80,7.000,0.000,93.000;
133.90,7.000,0.000,93.000;
134.00,7.000,0.000,93.000;
134.10,7.000,0.000,93.000;
134.20,7.000,0.000,93.000;
134.30,7.000,0.000,93.000;
134.40,7.000,0.000,93.000;
134.50,7.000,0.000,93.000;
134.60,7.000,0.000,93.000;
134.70,7.000,0.000,93.000;
134.80,7.000,0.000,93.000;
134.90,7.000,0.000,93.000;
135.00,7.000,0.000,93.000;
135.10,7.000,0.000,93.000;
135.20,7.000,0.000,93.000;
135.30,7.000,0.000,93.000;
135.40,7.000,0.000,93.000;
135.50,7.000,0.000,93.000;
135.60,7.000,0.000,93.000;
135.70,7.000,0.000,93.000;
135.80,7.000,0.000,93.000;
135.90,7.000,0.000,93.000;
136.00,7.000,0.000,93.000;
136.10,7.000,0.000,93.000;
136.20,7.000,0.000,93.000;
136.30,7.000,0.000,93.000;
136.40,7.000,0.000,93.000;
136.50,7.000,0.000,93.000;
136.60,7.000,0.000,93.000;
136.70,7.000,0.000,93.000;
136.80,7.000,0.000,93.000;
136.90,7.000,0.000,93.000;
137.00,7.000,0.000,93.000;
137.10,7.000,0.000,93.000;
137.20,7.000,0.000,93.000;
137.30,7.000,0.000,93.000;
137.40,7.000,0.000,93.000;
137.50,7.000,0.000,93.000;
137.60,7.000,0.000,93.000;
137.70,7.000,0.000,93.000;
137.80,7.000,0.000,93.000;
137.90,7.000,0.000,93.000;
138.00,7.000,0.000,93.000;
138.10,7.000,0.000,93.000;
138.20,7.000,0.000,93.000;
138.30,7.000,0.000,93.000;
138.40,7.000,0.000,93.000;
138.50,7.000,0.000,93.000;
138.60,7.000,0.000,93.000;
138.70,7.000,0.000,93.000;
138.80,7.000,0.000,93.000;
138.90,7.000,0.000,93.000;
139.00,7.000,0.000,93.000;
139.10,7.000,0.000,93.000;
139.20,7.000,0.000,93.000;
139.30,7.000,0.000,93.000;
139.40,7.000,0.000,93.000;
139.50,7.000,0.000,93.000;
139.60,7.000,0.000,93.000;
139.70,7.000,0.000,93.000;
139.80,7.000,0.000,93.000;
139.90,7.000,0.000,93.000;
140.00,7.000,0.000,93.000;
140.10,7.000,0.000,93.000;
140.20,7.000,0.000,93.000;
140.30,7.000,0.000,93.000;
140.40,7.000,0.000,93.000;
140.50,7.000,0.000,93.000;
140.60,7.000,0.000,93.000;
140.70,7.000,0.000,93.000;
140.80,7.000,0.000,93.000;
140.90,7.000,0.000,93.000;
141.00,7.000,0.000,93.000;
141.10,7.000,0.000,93.000;
141.20,7.000,0.000,93.000;
141.30,7.000,0.000,93.000;
141.40,7.000,0.000,93.000;
141.50,7.000,0.000,93.000;
141.60,7.000,0.000,93.000;
141.70,7.000,0.000,93.000;
141.80,7.000,0.000,93.000;
141.90,7.000,0.000,93.000;
142.00,7.000,0.000,93.000;
142.10,7.000,0.000,93.000;
142.20,7.000,0.000,93.000;
142.30,7.000,0.000,93.000;
142.40,7.000,0.000,93.000;
142.50,7.000,0.000,93.000;
142.60,7.000,0.000,93.000;
142.70,7.000,0.000,93.000;
142.80,7.000,0.000,93.000;
142.90,7.000,0.000,93.000;
143.00,7.000,0.000,93.000;
143.10,7.000,0.000,93.000;
143.20,7.000,0.000,93.000;
143.30,7.000,0.000,93.000;
143.40,7.000,0.000,93.000;
143.50,7.000,0.000,93.000;
143.60,7.000,0.000,93.000;
143.70,7.000,0.000,93.000;
143.80,7.000,0.000,93.000;
143.90,7.000,0.000,93.000;
144.00,7.000,0.000,93.000;
144.10,7.000,0.000,93.000;
144.20,7.000,0.000,93.000;
144.30,7.000,0.000,93.000;
144.40,7.000,0.000,93.000;
144.50,7.000,0.000,93.000;
144.60,7.000,0.000,93.000;
144.70,7.000,0.000,93.000;
144.80,7.000,0.000,93.000;
144.90,7.000,0.000,93.000;
145.00,7.000,0.000,93.000;
145.10,7.000,0.000,93.000;
145.20,7.000,0.000,93.000;
145.30,7.000,0.000,93.000;
145.40,7.000,0.000,93.000;
145.50,7.000,0.000,93.000;
145.60,7.000,0.000,93.000;
145.70,7.000,0.000,93.000;
145.80,7.000,0.000,93.000;
145.90,7.000,0.000,93.000;
146.00,7.000,0.000,93.000;
146.10,7.000,0.000,93.000;
146.20,7.000,0.000,93.000;
146.30,7.000,0.000,93.000;
146.40,7.000,0.000,93.000;
146.50,7.000,0.000,93.000;
146.60,7.000,0.000,93.000;
146.70,7.000,0.000,93.000;
146.80,7.000,0.000,93.000;
146.90,7.000,0.000,93.000;
147.00,7.000,0.000,93.000;
147.10,7.000,0.000,93.000;
147.20,7.000,0.000,93.000;
147.30,7.000,0.000,93.000;
147.40,7.000,0.000,93.000;
147.50,7.000,0.000,93.000;
147.60,7.000,0.000,93.000;
147.70,7.000,0.000,93.000;
147.80,7.000,0.000,93.000;
147.90,7.000,0.000,93.000;
148.00,7.000,0.000,93.000;
148.10,7.000,0.000,93.000;
148.20,7.000,0.000,93.000;
148.30,7.000,0.000,93.000;
148.40,7.000,0.000,93.000;
148.50,7.000,0.000,93.000;
148.60,7.000,0.000,93.000;
148.70,7.000,0.000,93.000;
148.80,7.000,0.000,93.000;
148.90,7.000,0.000,93.000;
149.00,7.000,0.000,93.000;
149.10,7.000,0.000,93.000;
149.20,7.000,0.000,93.000;
149.30,7.000,0.000,93.000;
149.40,7.000,0.000,93.000;
149.50,7.000,0.000,93.000;
149.60,7.000,0.000,93.000;
149.70,7.000,0.000,93.000;
149.80,7.000,0.000,93.000;
149.90,7.000,0.000,93.000;
150.00,7.000,0.000,93.000;
];
time = dynamics (:, 1);
susceptible = dynamics (:, 2);
infected = dynamics (:, 3);
recovered = dynamics (:, 4);
totalPopulation = susceptible(1) + infected(1) + recovered(1);
susceptibleRatio = susceptible ./ totalPopulation;
infectedRatio = infected ./ totalPopulation;
recoveredRatio = recovered ./ totalPopulation;
steps = length (time);
indices = 0 : steps - 1;
replications = 0;
figure
plot (indices, susceptibleRatio.', 'color', 'blue', 'linewidth', 2);
hold on
plot (indices, infectedRatio.', 'color', 'red', 'linewidth', 2);
hold on
plot (indices, recoveredRatio.', 'color', 'green', 'linewidth', 2);
set(gca,'YTick',0:0.05:1.0);
set(gca,'XTick', indices(1:100:end), 'xticklabel', time(1:100:end));
xlabel ('Time');
ylabel ('Population Ratio');
legend('Susceptible','Infected', 'Recovered');
%titleStr = sprintf('SIR Dynamics of %i agents, with 0.10 dt, %i steps, 0 replications', totalPopulation, steps)
%title (titleStr);
